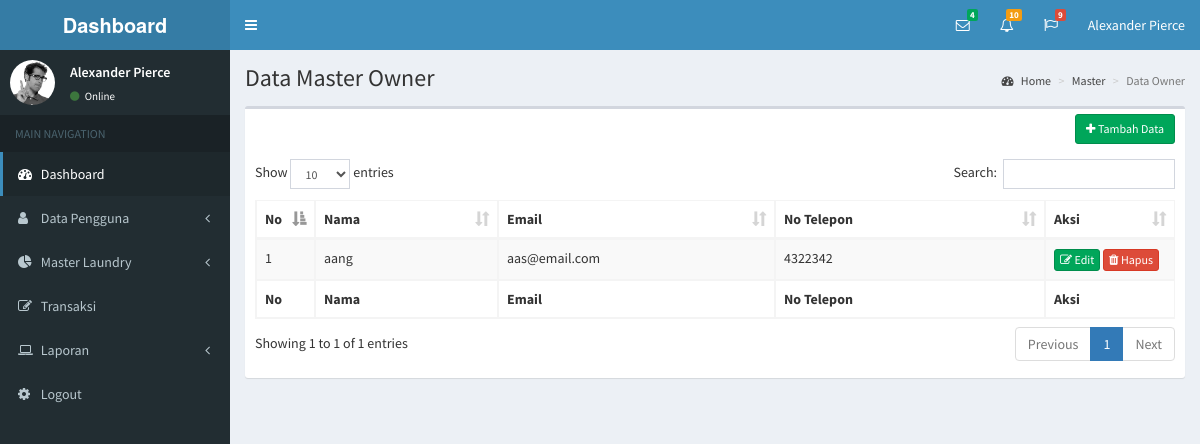
Screenshot of /index.php/dashboard_controller/master_owner with the database file from the repository.
### tables this page shows
CREATE TABLE `tb_owner` (
  `id_owner` int(11) NOT NULL,
  `nama_owner` varchar(50) NOT NULL,
  `no_telepon_owner` varchar(13) NOT NULL,
  `email_owner` varchar(30) NOT NULL,
  `password_owner` text NOT NULL,
  `deleted` int(11) NOT NULL
);

### application/controllers/Dashboard_controller.php (called while the page is built, shortened)
<?php defined('BASEPATH')OR exit('No dirrect access allowed');
    class Dashboard_controller extends CI_Controller{
        public function __construct(){
            $this->load->model('Dashboard_model');
        }
        public function master_owner(){
            $data['listowner'] = $this->Dashboard_model->get_list_owner();
            $this->load->view('header/index-header-dashboard');
            $this->load->view('master_data/master_owner/index-master-owner',$data);
        }
    }
?>

### index.php (called while the page is built, shortened)
<?php
require_once BASEPATH.'core/CodeIgniter.php';

### application/models/Dashboard_model.php (called while the page is built, shortened)
<?php
    class Dashboard_model extends CI_Model{
        public function get_list_owner(){
            return $this->db->where('deleted',0)
                            ->from('tb_owner')
                            ->get()->result();
        }
    }
?>

### application/views/master_data/master_owner/index-master-owner.php (the view, shortened to what this page needs)
<!DOCTYPE html>
<html>
  <head>
    <link rel="stylesheet" href="<?php echo base_url();?>assets/bootstrap/css/bootstrap.min.css">
    <link rel="stylesheet" href="https://maxcdn.bootstrapcdn.com/font-awesome/4.4.0/css/font-awesome.min.css">
    <link rel="stylesheet" href="https://code.ionicframework.com/ionicons/2.0.1/css/ionicons.min.css">
    <link rel="stylesheet" href="<?php echo base_url();?>assets/plugins/datatables/dataTables.bootstrap.css">
    <link rel="stylesheet" href="<?php echo base_url();?>assets/dist/css/AdminLTE.min.css">
    <link rel="stylesheet" href="<?php echo base_url();?>assets/dist/css/skins/_all-skins.min.css">
  </head>
  <body class="hold-transition skin-blue sidebar-mini">
    <div class="wrapper">
      <div class="content-wrapper">
        <section class="content-header">
          <h1>
            Data Master Owner
          </h1>
          <ol class="breadcrumb">
            <li><a href="#"><i class="fa fa-dashboard"></i> Home</a></li>
            <li><a href="#">Master</a></li>
            <li class="active">Data Owner</li>
          </ol>
        </section>
        <section class="content">
          <div class="row">
            <div class="col-xs-12">
              <div class="box">
                <div class="box-header">
                  <div class="box-tools pull-right">
                    <a href="<?php echo base_url('formaddowner');?>" class="btn btn-sm btn-success"><i class="fa fa-plus"></i> Tambah Data</a>
                  </div>
                  <br>
                </div>
                <div class="box-body">
                  <table id="example1" class="table table-bordered table-striped">
                    <thead>
                      <tr>
                        <th width="10px">No</th>
                        <th>Nama</th>
                        <th>Email</th>
                        <th>No Telepon</th>
                        <th width="90px">Aksi</th>
                      </tr>
                    </thead>
                    <tbody>
                      <?php
                        $no=1;
                        foreach($listowner as $owner) {
                      ?>
                        <tr>
                          <td><?php echo $no++;?></td>
                          <td><?php echo $owner->nama_owner;?></td>
                          <td><?php echo $owner->email_owner;?></td>
                          <td><?php echo $owner->no_telepon_owner;?></td>
                          <td>
                            <a class="btn btn-xs btn-success" href="<?php echo base_url('formeditowner/'.$owner->id_owner);?>"><i class="fa fa-edit"></i> Edit</a>
                            <a class="btn btn-xs btn-danger" data-toggle="modal" data-target="#modalhapus_<?php echo $owner->id_owner;?>"><i class="fa fa-trash"></i> Hapus</a>
                          </td>
                        </tr>
                      <?php } ?>
                    </tbody>
                    <tfoot>
                      <tr>
                        <th>No</th>
                        <th>Nama</th>
                        <th>Email</th>
                        <th>No Telepon</th>
                        <th>Aksi</th>
                      </tr>
                    </tfoot>
                  </table>
                </div>
              </div>
            </div>
          </div>
        </section>
      </div>
    </div>
  </body>
</html>

### rows the page displays
tb_owner: nama_owner "aang", email_owner "aas@email.com", no_telepon_owner "4322342"
